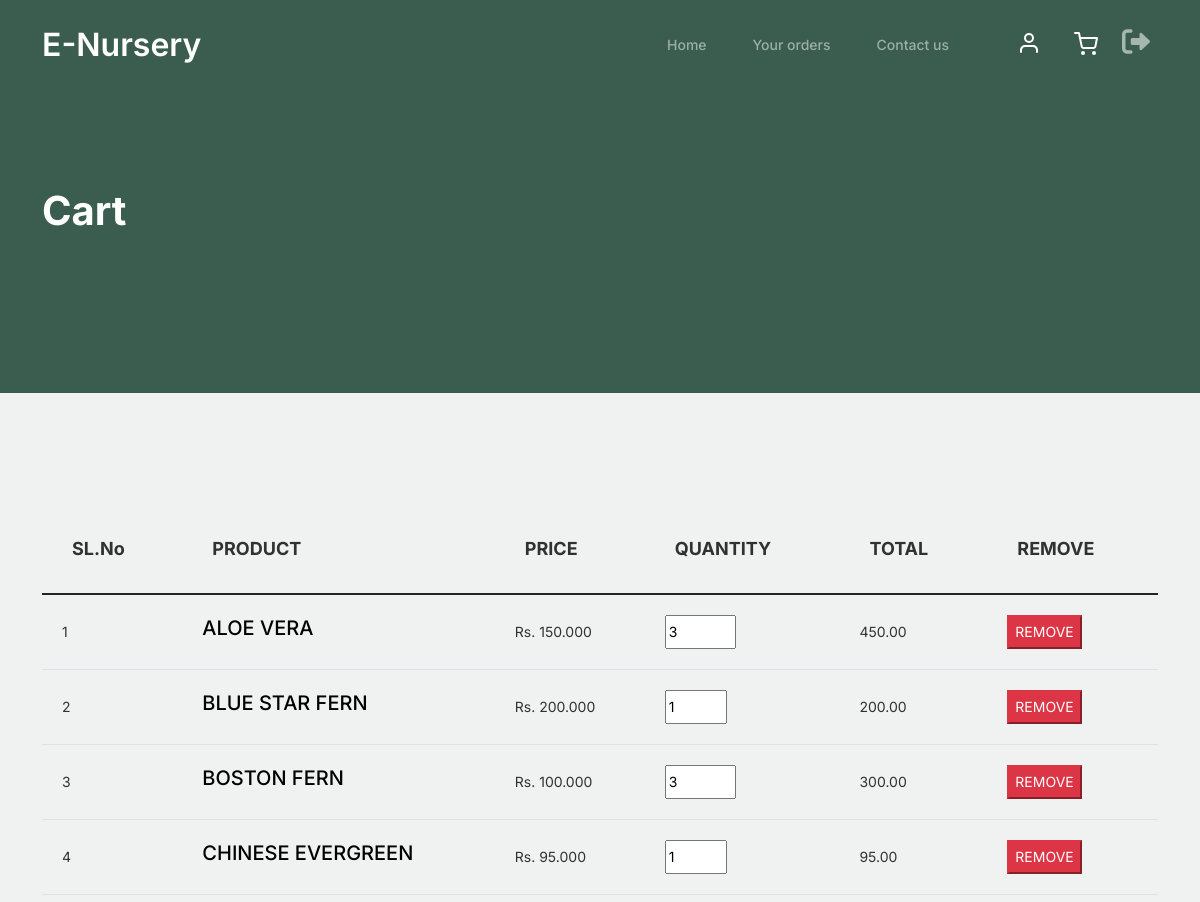
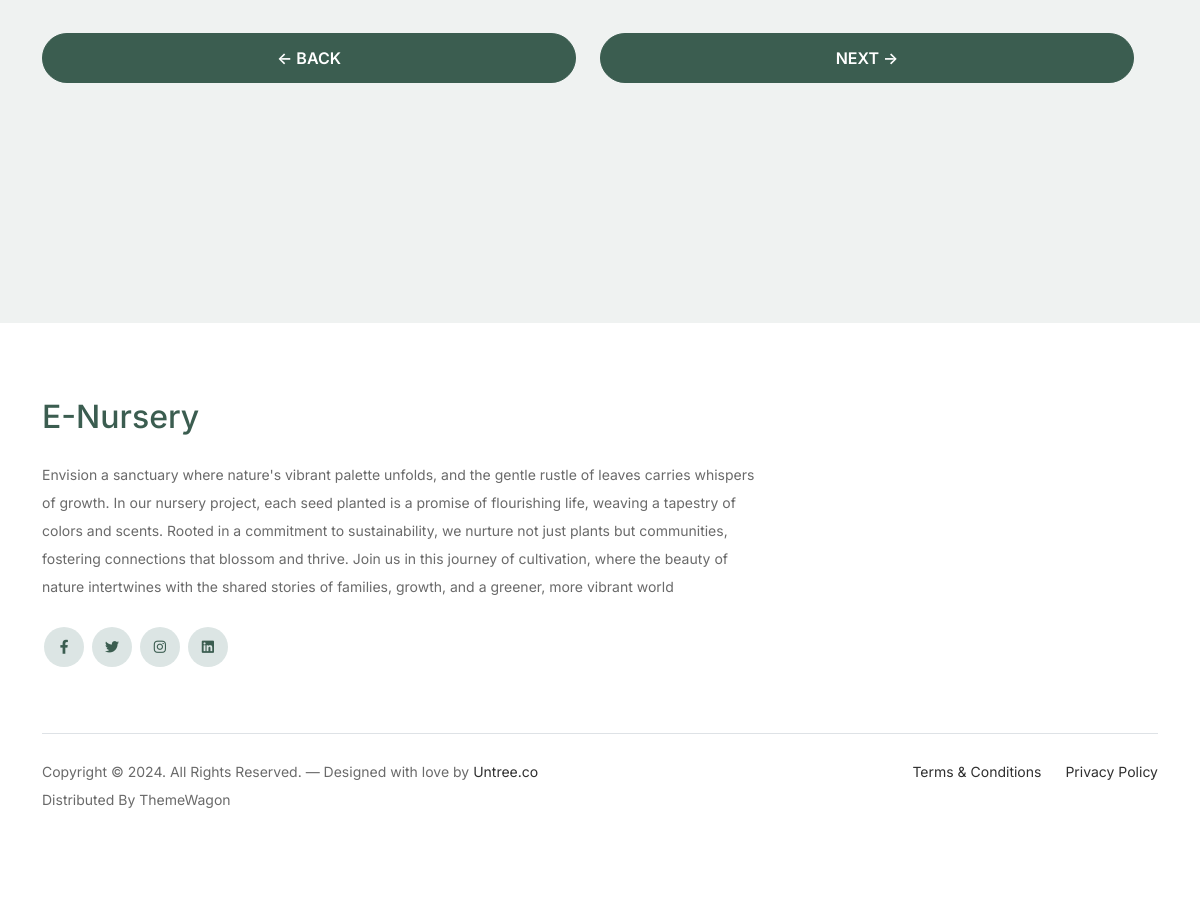
/view_cart (signed in), run on the app's committed database (2 pictures, top to bottom).
### users/models.py (models this page shows, shortened)
class Cart(models.Model):
    user = models.ForeignKey(Customers, on_delete = models.CASCADE)
    product = models.ForeignKey(Products, on_delete = models.CASCADE)
    quantity = models.PositiveIntegerField(default = 1)

### products/models.py (models this page shows, shortened)
class Products(models.Model):
    product_name = models.CharField(max_length=255)
    product_price = models.DecimalField(max_digits=10, decimal_places=3, validators=[MinValueValidator(0)])
    product_quantity = models.PositiveIntegerField()
    product_image = models.ImageField(upload_to='product_images/')

### users/views.py (the view)
# urls.py: path('view_cart', views.view_cart, name="view_cart"),
def view_cart(request):
    user = request.user
    form = PurchaseForm()
    cart_products = get_cart_items(user)
    return render (request, "users/view_cart.html", {'cart_products' : cart_products, 'form' : form})

### users/forms.py
class PurchaseForm(forms.ModelForm):
    class Meta:
        model = Purchase
        fields = ['address', ]
    address = forms.CharField(
        widget=forms.Textarea(attrs={'class': 'form-control', 'placeholder': 'Enter your address here ........'}),
        required=True,
    )
    def __init__(self, *args, **kwargs):
        super().__init__(*args, **kwargs)
        self.fields['address'].label = 'Address'
        self.fields['address'].widget.attrs.update({'style': 'color: black;'})

### users/views.py (called while the page is built)
def get_cart_items(user):
    return Cart.objects.filter(user=user)

### templates/users/view_cart.html (shortened to what this page needs)
{% extends 'base.html' %} {% block content %}
<div class="hero">
  <div class="container">
    <div class="row justify-content-between">
      <div class="col-lg-5">
        <div class="intro-excerpt">
          <h1>Cart</h1>
        </div>
      </div>
    </div>
  </div>
</div>
<div class="untree_co-section before-footer-section">
  <div class="container">
    <div class="row mb-5">
      {% if cart_products %}
      <div class="site-blocks-table">
        <table class="table">
          <thead>
            <tr>
              <th class="text-start">SL.No</th>
              <th class="product-name text-start">PRODUCT</th>
              <th class="product-price text-start">PRICE</th>
              <th class="product-price text-start">QUANTITY</th>
              <th class="product-total text-start">TOTAL</th>
              <th class="product-remove text-start">REMOVE</th>
            </tr>
          </thead>
          <tbody>
            {% for product in cart_products %}
            <tr>
              <td class="text-start">{{ forloop.counter }}</td>
              <td class="product-name">
                <h2 class="h5 text-black text-uppercase text-start">
                  {{ product.product.product_name }}
                </h2>
              </td>
              <td data-product-id="{{ product.id }}" class="text-start">
                Rs. {{ product.product.product_price }}
              </td>
              <td class="text-start">
                <input
                  type="number"
                  data-product-id="{{ product.id }}"
                  name="quantity_{{ product.id }}"
                  value="{{ product.quantity }}"
                  min="1"
                  max="{{ product.product.product_quantity }}"
                  onChange="updateQuantity(this)" />
              </td>
              <td id="total_{{ product.id }}" class="text-start">
              </td>
              <td class="text-start">
                <a href="{% url 'remove_from_cart' %}?cart_id={{ product.id }}">
                  <button type="button" class="btn-danger">REMOVE</button>
                </a>
              </td>
            </tr>
            {% endfor %}
          </tbody>
        </table>
      </div>
      <div class="row">
        <div class="d-grid gap-2 col-6 mx-auto mt-4">
          <a href="{% url 'user_home' %}" class="btn btn-primary"> <- BACK </a>
        </div>
        <div class="d-grid gap-2 col-6 mx-auto mt-4">
          <a href="{% url 'purchase_next' %}" class="btn btn-primary"> NEXT -> </a>
        </div>
      </div>
      {% endif %}
    </div>
  </div>
</div>
{% endblock %}

### static/css/style.css (style rules this page uses)
body { overflow-x: hidden; position: relative; }
body { font-family: "Inter", sans-serif; font-weight: 400; line-height: 28px; color: #6a6a6a; font-size: 14px; background-color: #eff2f1; }
a { text-decoration: none; -webkit-transition: .3s all ease; -o-transition: .3s all ease; transition: .3s all ease; color: #2f2f2f; text-decoration: underline; }
.hero { background: #3b5d50; padding: calc(4rem - 30px) 0 0rem 0; }
@media (min-width: 768px) { .hero { padding: calc(4rem - 30px) 0 4rem 0; } }
@media (min-width: 992px) { .hero { padding: calc(8rem - 30px) 0 8rem 0; } }
.hero .intro-excerpt { position: relative; z-index: 4; }
@media (min-width: 992px) { .hero .intro-excerpt { max-width: 450px; } }
.hero h1 { font-weight: 700; color: #ffffff; margin-bottom: 30px; }
.btn { font-weight: 600; padding: 12px 30px; border-radius: 30px; color: #ffffff; background: #2f2f2f; border-color: #2f2f2f; }
.btn.btn-primary { background: #3b5d50; border-color: #3b5d50; }
.before-footer-section { padding: 7rem 0 12rem 0 !important; }
.untree_co-section { padding: 7rem 0; }
.site-blocks-table { overflow: auto; }
.site-blocks-table thead th { padding: 30px; text-align: center; border-width: 0px !important; vertical-align: middle; color: rgba(0, 0, 0, 0.8); font-size: 18px; }
.site-blocks-table td { padding: 20px; text-align: center; vertical-align: middle; color: rgba(0, 0, 0, 0.8); }
.site-blocks-table tbody tr:first-child td { border-top: 1px solid #3b5d50 !important; }

### data on the page
Cart: product.product_name "ALOE VERA", product.product_price "150.000", quantity "3"
Cart: product.product_name "BLUE STAR FERN", product.product_price "200.000", quantity "1"
Cart: product.product_name "BOSTON FERN", product.product_price "100.000", quantity "3"
Cart: product.product_name "CHINESE EVERGREEN", product.product_price "95.000", quantity "1"
